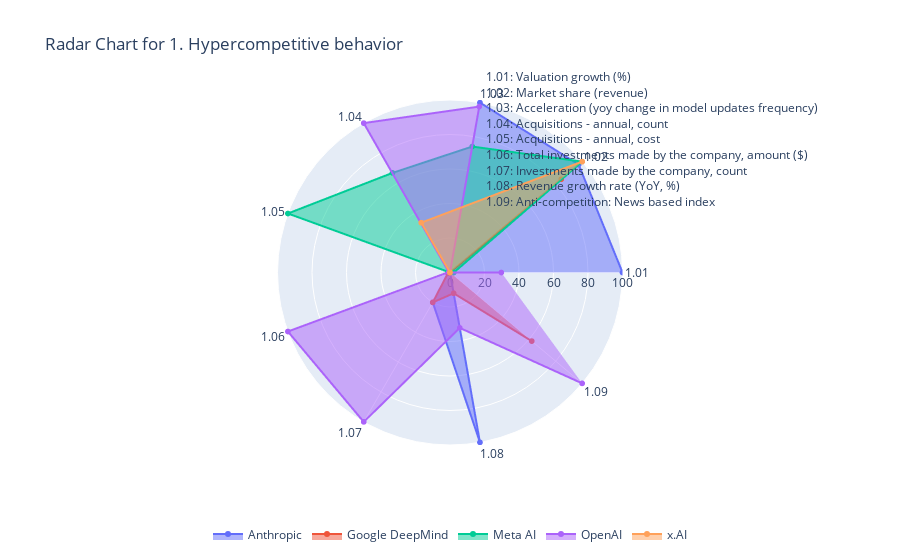
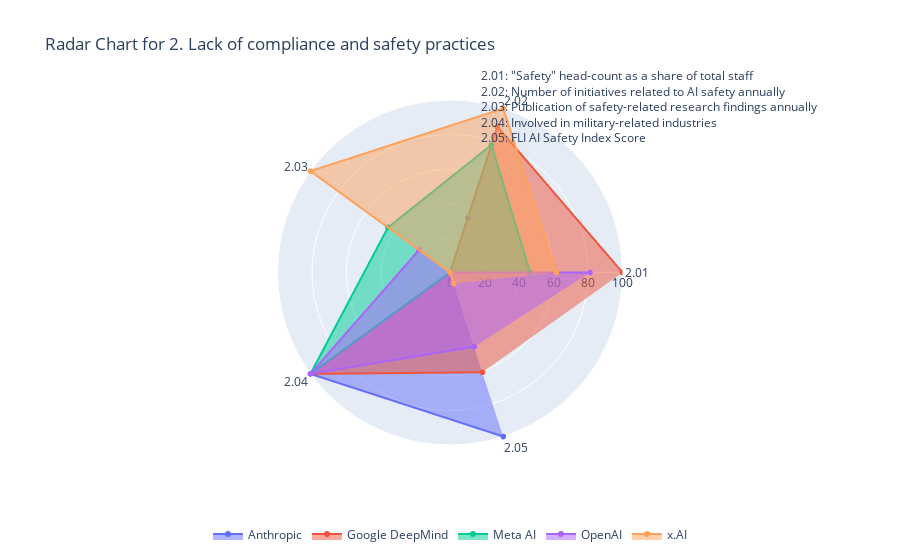
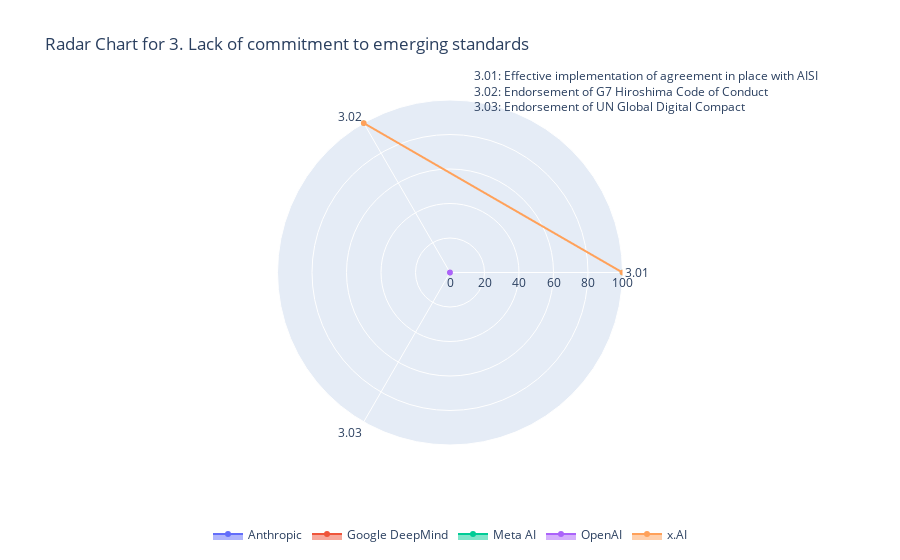
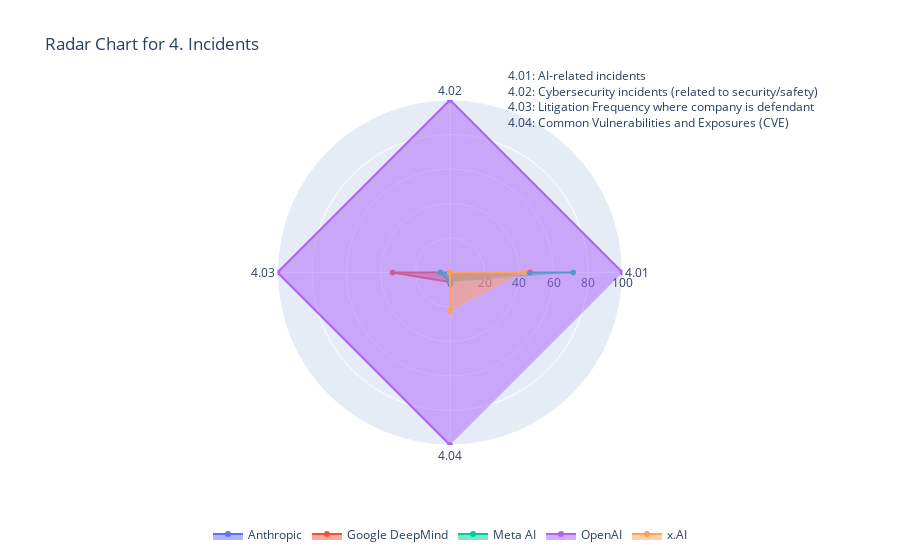

Source (notebook cell) for these figures, in order:
### Code cell
# Create a radar chart for each category
for category in categories:
    category_data = df[df['Risk Category'] == category]
    
    fig = go.Figure()
    
    # Add a trace for each company
    for company in companies:
        company_data = category_data[category_data['Company'] == company]
        fig.add_trace(go.Scatterpolargl(
            r=company_data['Standardized Value'],
            theta=company_data['Risk ID'],
            connectgaps=True,
            fill='toself',
            name=company
        ))

    # Update the layout to move the legend to the bottom
    fig.update_layout(
        legend=dict(
            orientation="h",
            yanchor="bottom",
            y=-0.3,
            xanchor="center",
            x=0.5
        )
    )
    
    # Add annotations for Risk ID and Risk Indicator
    annotations = []
    for risk_id, risk_indicator in zip(category_data['Risk ID'].unique(), category_data['Risk Indicator'].unique()):
        annotations.append(f"{risk_id}: {risk_indicator}")
    
    # Update the layout
    fig.update_layout(
        polar=dict(
            radialaxis=dict(
                visible=True,
                range=[0, 100]
            )),
        showlegend=True,
        title=f"Radar Chart for {category}",
        annotations=[dict(
            x=1.0,
            y=1.1,
            xref="paper",
            yref="paper",
            showarrow=False,
            text="<br>".join(annotations),
            align="left"
        )]
    )
    
    fig.show()

### Figure 1 — Plotly figure (JSON) as saved in the notebook; plotly's stock layout.template omitted (floating-point values rounded to 4 significant figures)
{"data": [{"connectgaps": true, "fill": "toself", "name": "Anthropic", "r": [100.0, 97.34, 100, 0, 0, 1.305, 20, 100, 0], "theta": ["1.01", "1.02", "1.03", "1.04", "1.05", "1.06", "1.07", "1.08", "1.09"], "type": "scatterpolargl"}, {"connectgaps": true, "fill": "toself", "name": "Google DeepMind", "r": [0, 84.19, 0, 0, 0, 1.239, 20, 12.24, 61.86], "theta": ["1.01", "1.02", "1.03", "1.04", "1.05", "1.06", "1.07", "1.08", "1.09"], "type": "scatterpolargl"}, {"connectgaps": true, "fill": "toself", "name": "Meta AI", "r": [2.23, 100, 74.14, 66.67, 100, 0, 0, 0, 0], "theta": ["1.01", "1.02", "1.03", "1.04", "1.05", "1.06", "1.07", "1.08", "1.09"], "type": "scatterpolargl"}, {"connectgaps": true, "fill": "toself", "name": "OpenAI", "r": [29.74, 0, 97.67, 100, 0.7301, 100, 100, 32.61, 100], "theta": ["1.01", "1.02", "1.03", "1.04", "1.05", "1.06", "1.07", "1.08", "1.09"], "type": "scatterpolargl"}, {"connectgaps": true, "fill": "toself", "name": "x.AI", "r": [null, 100, null, 33.33, null, 0, 0, null, 0], "theta": ["1.01", "1.02", "1.03", "1.04", "1.05", "1.06", "1.07", "1.08", "1.09"], "type": "scatterpolargl"}], "layout": {"annotations": [{"align": "left", "showarrow": false, "text": "1.01: Valuation growth (%)<br>1.02: Market share (revenue)<br>1.03: Acceleration (yoy change in model updates frequency)<br>1.04: Acquisitions - annual, count<br>1.05: Acquisitions - annual, cost<br>1.06: Total investments made by the company, amount ($)<br>1.07: Investments made by the company, count<br>1.08: Revenue growth rate (YoY, %)<br>1.09: Anti-competition: News based index", "x": 1, "xref": "paper", "y": 1.1, "yref": "paper"}], "legend": {"orientation": "h", "x": 0.5, "xanchor": "center", "y": -0.3, "yanchor": "bottom"}, "polar": {"radialaxis": {"range": [0, 100], "visible": true}}, "showlegend": true, "title": {"text": "Radar Chart for 1. Hypercompetitive behavior"}}}

### Figure 2 — Plotly figure (JSON) as saved in the notebook; plotly's stock layout.template omitted (floating-point values rounded to 4 significant figures)
{"data": [{"connectgaps": true, "fill": "toself", "name": "Anthropic", "r": [0, 33.33, 0, 100, 100.0], "theta": ["2.01", "2.02", "2.03", "2.04", "2.05"], "type": "scatterpolargl"}, {"connectgaps": true, "fill": "toself", "name": "Google DeepMind", "r": [100, 88.89, 0, 100, 60.81], "theta": ["2.01", "2.02", "2.03", "2.04", "2.05"], "type": "scatterpolargl"}, {"connectgaps": true, "fill": "toself", "name": "Meta AI", "r": [46.4, 77.78, 44.44, 100, 0], "theta": ["2.01", "2.02", "2.03", "2.04", "2.05"], "type": "scatterpolargl"}, {"connectgaps": true, "fill": "toself", "name": "OpenAI", "r": [81.16, 0, 22.22, 100, 45.27], "theta": ["2.01", "2.02", "2.03", "2.04", "2.05"], "type": "scatterpolargl"}, {"connectgaps": true, "fill": "toself", "name": "x.AI", "r": [61.61, 100, 100, 0, 6.757], "theta": ["2.01", "2.02", "2.03", "2.04", "2.05"], "type": "scatterpolargl"}], "layout": {"annotations": [{"align": "left", "showarrow": false, "text": "2.01: \"Safety\" head-count as a share of total staff<br>2.02: Number of initiatives related to AI safety annually<br>2.03: Publication of safety-related research findings annually<br>2.04: Involved in military-related industries<br>2.05: FLI AI Safety Index Score", "x": 1, "xref": "paper", "y": 1.1, "yref": "paper"}], "legend": {"orientation": "h", "x": 0.5, "xanchor": "center", "y": -0.3, "yanchor": "bottom"}, "polar": {"radialaxis": {"range": [0, 100], "visible": true}}, "showlegend": true, "title": {"text": "Radar Chart for 2. Lack of compliance and safety practices"}}}

### Figure 3 — Plotly figure (JSON) as saved in the notebook; plotly's stock layout.template omitted (floating-point values rounded to 4 significant figures)
{"data": [{"connectgaps": true, "fill": "toself", "name": "Anthropic", "r": [0, 0, null], "theta": ["3.01", "3.02", "3.03"], "type": "scatterpolargl"}, {"connectgaps": true, "fill": "toself", "name": "Google DeepMind", "r": [0, 0, null], "theta": ["3.01", "3.02", "3.03"], "type": "scatterpolargl"}, {"connectgaps": true, "fill": "toself", "name": "Meta AI", "r": [100, 100, null], "theta": ["3.01", "3.02", "3.03"], "type": "scatterpolargl"}, {"connectgaps": true, "fill": "toself", "name": "OpenAI", "r": [0, 0, null], "theta": ["3.01", "3.02", "3.03"], "type": "scatterpolargl"}, {"connectgaps": true, "fill": "toself", "name": "x.AI", "r": [100, 100, null], "theta": ["3.01", "3.02", "3.03"], "type": "scatterpolargl"}], "layout": {"annotations": [{"align": "left", "showarrow": false, "text": "3.01: Effective implementation of agreement in place with AISI<br>3.02: Endorsement of G7 Hiroshima Code of Conduct<br>3.03: Endorsement of UN Global Digital Compact", "x": 1, "xref": "paper", "y": 1.1, "yref": "paper"}], "legend": {"orientation": "h", "x": 0.5, "xanchor": "center", "y": -0.3, "yanchor": "bottom"}, "polar": {"radialaxis": {"range": [0, 100], "visible": true}}, "showlegend": true, "title": {"text": "Radar Chart for 3. Lack of commitment to emerging standards"}}}

### Figure 4 — Plotly figure (JSON) as saved in the notebook; plotly's stock layout.template omitted (floating-point values rounded to 4 significant figures)
{"data": [{"connectgaps": true, "fill": "toself", "name": "Anthropic", "r": [0, 0, 5.556, 0], "theta": ["4.01", "4.02", "4.03", "4.04"], "type": "scatterpolargl"}, {"connectgaps": true, "fill": "toself", "name": "Google DeepMind", "r": [46.43, 0, 33.33, 5.556], "theta": ["4.01", "4.02", "4.03", "4.04"], "type": "scatterpolargl"}, {"connectgaps": true, "fill": "toself", "name": "Meta AI", "r": [71.43, 0, 5.556, 5.556], "theta": ["4.01", "4.02", "4.03", "4.04"], "type": "scatterpolargl"}, {"connectgaps": true, "fill": "toself", "name": "OpenAI", "r": [100, 100, 100, 100], "theta": ["4.01", "4.02", "4.03", "4.04"], "type": "scatterpolargl"}, {"connectgaps": true, "fill": "toself", "name": "x.AI", "r": [42.86, 0, 0, 22.22], "theta": ["4.01", "4.02", "4.03", "4.04"], "type": "scatterpolargl"}], "layout": {"annotations": [{"align": "left", "showarrow": false, "text": "4.01: AI-related incidents<br>4.02: Cybersecurity incidents (related to security/safety)<br>4.03: Litigation Frequency where company is defendant<br>4.04: Common Vulnerabilities and Exposures (CVE)", "x": 1, "xref": "paper", "y": 1.1, "yref": "paper"}], "legend": {"orientation": "h", "x": 0.5, "xanchor": "center", "y": -0.3, "yanchor": "bottom"}, "polar": {"radialaxis": {"range": [0, 100], "visible": true}}, "showlegend": true, "title": {"text": "Radar Chart for 4. Incidents"}}}
